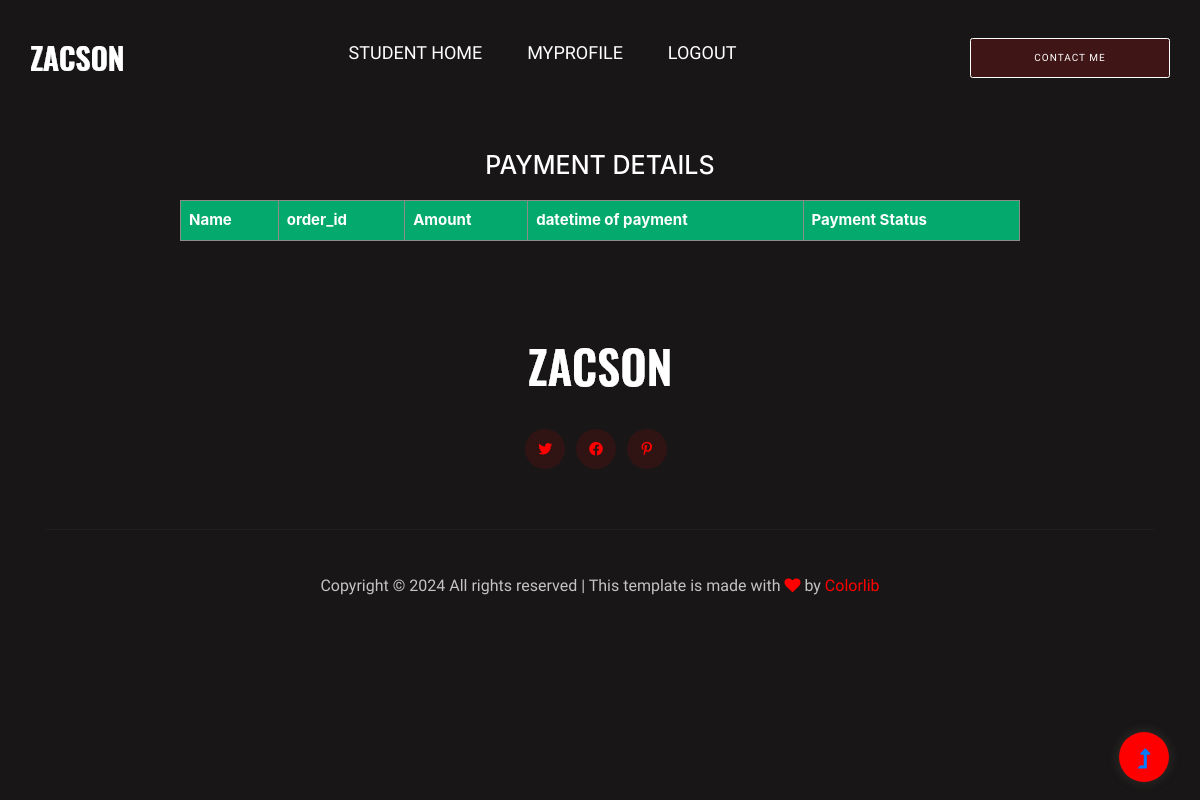
The app's page /gym-students/payment-details-page/17/ (signed in), older data.
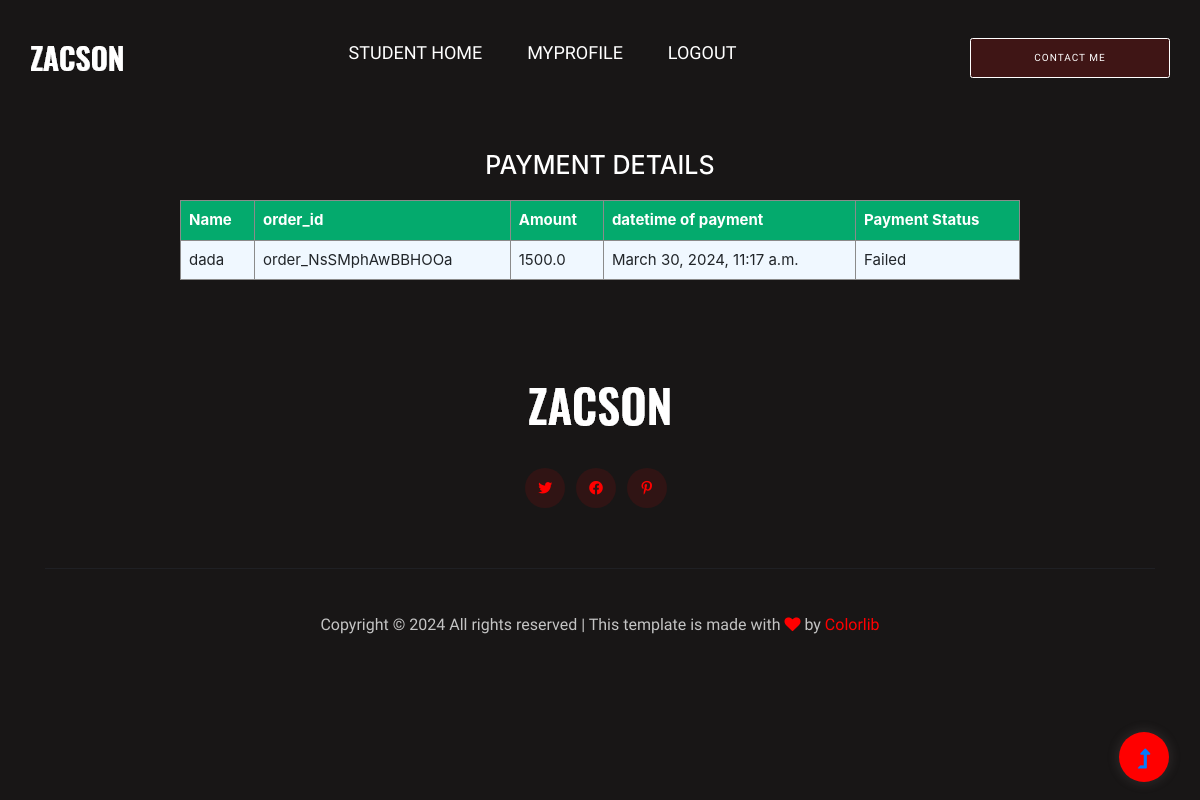
The same page, newer data.
### gym_students/models.py (models this page shows, shortened)
class Order(models.Model):
    Student_user = models.ForeignKey(StudentProfile, on_delete=models.CASCADE)
    is_payemnt_success = models.BooleanField(default=False, null=True, blank=True)
    total_amount = models.FloatField(null=True, blank=True)
    order_id = models.CharField(unique=True, max_length=100, null=True, blank=True, default=None)
    datetime_of_payment = models.DateTimeField(auto_now_add=True)
    razorpay_order_id = models.CharField(max_length=500, null=True, blank=True)
    razorpay_payment_id = models.CharField(max_length=500, null=True, blank=True)
    razorpay_signature = models.CharField(max_length=500, null=True, blank=True)

class StudentProfile(models.Model):
    student = models.ForeignKey(CustomUser,on_delete=models.CASCADE, null=True, blank=True)
    student_bio = models.TextField(null=True, blank=True)
    student_profile_picture = models.ImageField(upload_to='profile_pictures/', null=True, blank=True)
    is_paid = models.BooleanField(default=False)
    assigned_trainer = models.ManyToManyField('trainer.TrainerProfile', blank=True)

### users/models.py (models this page shows, shortened)
class CustomUser(AbstractUser):
    GENDER_CHOICES = [
        ('Male', 'Male'),
        ('Female', 'Female'),
        ('Other', 'Other'),
    ]
    GOALS = [
        ('LOSE','Weight lose'),
        ('FIT','Maintain weight'),
        ('GAIN','Weight gain'),
    ]
    FITNESS_LEVEL = [
        ('Beginner','Beginner'),
        ('Intemediate','Intemediate'),
        ('Advanced','Advanced')
    ]
    age = models.IntegerField(default=0,null=True,blank=True)
    gender = models.CharField(max_length=10, choices=GENDER_CHOICES,null=True,blank=True)
    phone = models.PositiveIntegerField(default=0,null=True, blank=True)
    place = models.CharField(max_length=30,null=True,blank=True)
    address = models.TextField(null=True, blank=True)
    specialization = models.CharField(max_length=30,null=True,blank=True)
    experience_years = models.IntegerField(null=True, blank=True)
    certifications = models.CharField(max_length=50,null=True, blank=True)
    qualification = models.CharField(max_length=30,null=True,blank=True)
    goal = models.CharField(max_length=10,choices=GOALS,null=True, blank=True)
    fitness_level = models.CharField(max_length=15,choices=FITNESS_LEVEL, null=True, blank=True)
    is_approved= models.BooleanField(default=False)
    is_trainer = models.BooleanField(default=False)
    is_student = models.BooleanField(default=False)
    is_paid = models.BooleanField(default=False)

### gym_students/views.py (the view)
# urls.py: path('payment-details-page/<int:pk>/', views.payment_details_view, name="payment_details"),
@never_cache
@csrf_exempt
@resist_pages
@login_required
def payment_details_view(request,pk):
    user_obj = get_object_or_404(StudentProfile,pk=pk)
    user_order_details = Order.objects.filter(Student_user=user_obj)
    return render(request, "payment_details.html",{'user_order_details':user_order_details})

### gym_students/templates/payment_details.html (shortened to what this page needs)
{% extends 'base.html' %}
{% load static %}
{% block content %}
<h1 style="color: white;margin-top: 150px;display: flex;justify-content: center;align-items: center;">PAYMENT DETAILS</h1>
<section style="display: flex;justify-content: center;align-items: center;margin-top: 20px;margin-bottom: 80px;">
        <table>
            <thead>
                <tr>
                    <th>Name</th>
                    <th>order_id</th>
                    <th>Amount</th>
                    <th>datetime of payment</th>
                    <th>Payment Status</th>
                </tr>
            </thead>
            <tbody>
                {% for order_details in  user_order_details %}
                <tr style="background-color: aliceblue;">
                    <td> {{order_details.Student_user.student.username}}</td>
                    <td> {{order_details.order_id }}</td>
                    <td> {{order_details.total_amount}}</td>
                    <td> {{order_details.datetime_of_payment}}</td>
                    <td> {% if order_details.is_payemnt_success %}
                        Success
                        {% else %}
                        Failed
                        {% endif %}
                    </td>
                </tr>
               {% endfor %}
            </tbody>
        </table>
</section>
{% endblock %}

Row changes from the older to the newer data that the page shows:
added Order: Student_user.student.username "dada", order_id "order_NsSMphAwBBHOOa", total_amount "1500.0", datetime_of_payment "March 30, 2024, 11:17 a.m.", is_payemnt_success "Failed"
